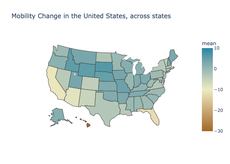
#> input picture Python tutorials/google-mobility/chloropleth_example.png, 230 x 164 px, shrunk from 630 x 450 before the run, given in place of 0.jpg, which was not available
$ jupyter execute edge_detection.ipynb
#> lines starting #> are read from the running program, lines starting #| are printed output that depends on the picture; pictures that were not available may be replaced by others from this repository, and a replacement may not be noted
[cell 1]
import imutils, cv2

[cell 2]
img_path = "data/kagglecatsanddogs_5340/PetImages/Cat/0.jpg"
image = cv2.imread(img_path)
#> image is the input picture: shape (164, 230, 3); mean B, G, R 235.6, 237.3, 232.2
image

[cell 3]
cv2.imshow("Image", image)
cv2.waitKey(0)

[cell 4]
gray = cv2.cvtColor(image, cv2.COLOR_BGR2GRAY)
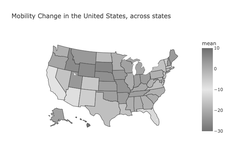
#> gray: shape (164, 230); min 61, max 255, mean 235.6
gray

[cell 5]
gray = cv2.GaussianBlur(gray, (7, 7), 0)
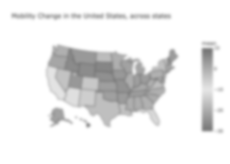
#> gray: shape (164, 230); min 121, max 255, mean 235.6

[cell 6]
gray

[cell 7]
# image of pool
image = cv2.imread('data/IMG_0398.JPG')
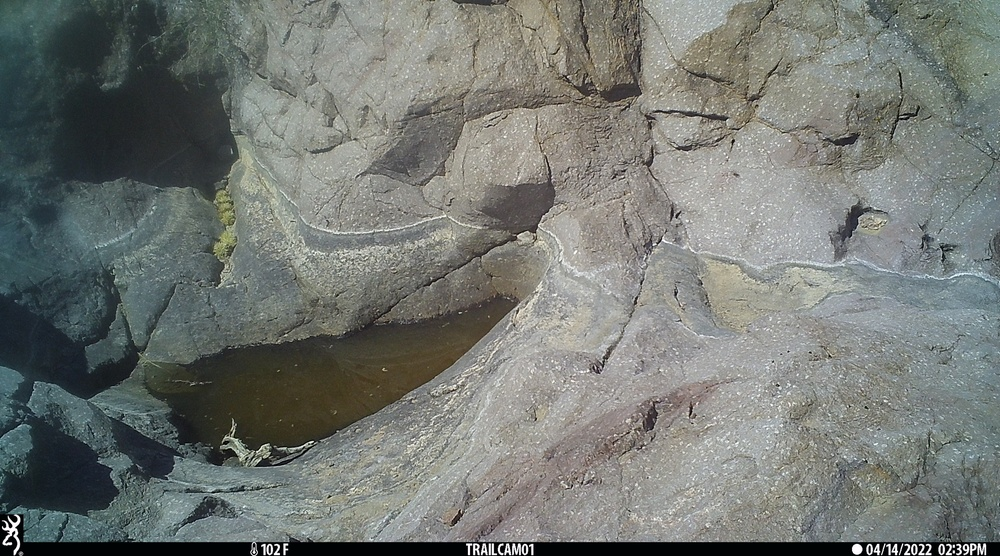
#> input picture Python tutorials/image_clf_mnist/data/IMG_0398.JPG, 1000 x 556 px, shrunk from 2736 x 1520 before the run
#> image is the input picture: shape (556, 1000, 3); mean B, G, R 115.3, 119.8, 115.7
image

[cell 8]
gray = cv2.cvtColor(image, cv2.COLOR_BGR2GRAY)
#> gray: shape (556, 1000)
gray
